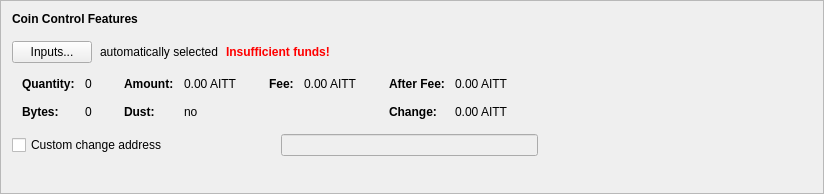
      <widget class="QFrame" name="frameCoinControl">
       <property name="sizePolicy">
        <sizepolicy hsizetype="Preferred" vsizetype="Fixed">
         <horstretch>0</horstretch>
         <verstretch>0</verstretch>
        </sizepolicy>
       </property>
       <property name="minimumSize">
        <size>
         <width>600</width>
         <height>194</height>
        </size>
       </property>
       <property name="frameShape">
        <enum>QFrame::StyledPanel</enum>
       </property>
       <property name="frameShadow">
        <enum>QFrame::Raised</enum>
       </property>
       <layout class="QVBoxLayout" name="verticalLayout_4">
        <item>
         <layout class="QVBoxLayout" name="verticalLayoutCoinControl" stretch="0,0,0,0,0">
          <property name="spacing">
           <number>0</number>
          </property>
          <property name="sizeConstraint">
           <enum>QLayout::SetDefaultConstraint</enum>
          </property>
          <property name="leftMargin">
           <number>0</number>
          </property>
          <property name="topMargin">
           <number>0</number>
          </property>
          <item>
           <layout class="QHBoxLayout" name="horizontalLayoutCoinControl1">
            <property name="bottomMargin">
             <number>15</number>
            </property>
            <item>
             <widget class="QLabel" name="labelCoinControlFeatures">
              <property name="sizePolicy">
               <sizepolicy hsizetype="Preferred" vsizetype="Maximum">
                <horstretch>0</horstretch>
                <verstretch>0</verstretch>
               </sizepolicy>
              </property>
              <property name="font">
               <font>
                <weight>75</weight>
                <bold>true</bold>
               </font>
              </property>
              <property name="styleSheet">
               <string notr="true">font-weight:bold;</string>
              </property>
              <property name="text">
               <string>Coin Control Features</string>
              </property>
             </widget>
            </item>
           </layout>
          </item>
          <item>
           <layout class="QHBoxLayout" name="horizontalLayoutCoinControl2" stretch="0,0,0,0">
            <property name="spacing">
             <number>8</number>
            </property>
            <property name="bottomMargin">
             <number>10</number>
            </property>
            <item>
             <widget class="QPushButton" name="pushButtonCoinControl">
              <property name="styleSheet">
               <string notr="true"/>
              </property>
              <property name="text">
               <string>Inputs...</string>
              </property>
              <property name="autoDefault">
               <bool>false</bool>
              </property>
             </widget>
            </item>
            <item>
             <widget class="QLabel" name="labelCoinControlAutomaticallySelected">
              <property name="text">
               <string>automatically selected</string>
              </property>
              <property name="margin">
               <number>5</number>
              </property>
             </widget>
            </item>
            <item>
             <widget class="QLabel" name="labelCoinControlInsuffFunds">
              <property name="font">
               <font>
                <weight>75</weight>
                <bold>true</bold>
               </font>
              </property>
              <property name="styleSheet">
               <string notr="true">color:red;font-weight:bold;</string>
              </property>
              <property name="text">
               <string>Insufficient funds!</string>
              </property>
              <property name="margin">
               <number>5</number>
              </property>
             </widget>
            </item>
            <item>
             <spacer name="horizontalSpacerCoinControl">
              <property name="orientation">
               <enum>Qt::Horizontal</enum>
              </property>
              <property name="sizeHint" stdset="0">
               <size>
                <width>40</width>
                <height>1</height>
               </size>
              </property>
             </spacer>
            </item>
           </layout>
          </item>
          <item>
           <widget class="QWidget" name="widgetCoinControl" native="true">
            <property name="sizePolicy">
             <sizepolicy hsizetype="Preferred" vsizetype="Preferred">
              <horstretch>0</horstretch>
              <verstretch>0</verstretch>
             </sizepolicy>
            </property>
            <property name="minimumSize">
             <size>
              <width>0</width>
              <height>0</height>
             </size>
            </property>
            <property name="styleSheet">
             <string notr="true"/>
            </property>
            <layout class="QHBoxLayout" name="horizontalLayoutCoinControl5">
             <property name="leftMargin">
              <number>0</number>
             </property>
             <property name="topMargin">
              <number>0</number>
             </property>
             <property name="rightMargin">
              <number>0</number>
             </property>
             <property name="bottomMargin">
              <number>0</number>
             </property>
             <item>
              <layout class="QHBoxLayout" name="horizontalLayoutCoinControl3" stretch="0,0,0,1">
               <property name="spacing">
                <number>20</number>
               </property>
               <property name="topMargin">
                <number>0</number>
               </property>
               <property name="bottomMargin">
                <number>10</number>
               </property>
               <item>
                <layout class="QFormLayout" name="formLayoutCoinControl1">
                 <property name="horizontalSpacing">
                  <number>10</number>
                 </property>
                 <property name="verticalSpacing">
                  <number>14</number>
                 </property>
                 <property name="leftMargin">
                  <number>10</number>
                 </property>
                 <property name="topMargin">
                  <number>4</number>
                 </property>
                 <property name="rightMargin">
                  <number>6</number>
                 </property>
                 <item row="0" column="0">
                  <widget class="QLabel" name="labelCoinControlQuantityText">
                   <property name="font">
                    <font>
                     <weight>75</weight>
                     <bold>true</bold>
                    </font>
                   </property>
                   <property name="text">
                    <string>Quantity:</string>
                   </property>
                   <property name="margin">
                    <number>0</number>
                   </property>
                  </widget>
                 </item>
                 <item row="0" column="1">
                  <widget class="QLabel" name="labelCoinControlQuantity">
                   <property name="cursor">
                    <cursorShape>IBeamCursor</cursorShape>
                   </property>
                   <property name="contextMenuPolicy">
                    <enum>Qt::ActionsContextMenu</enum>
                   </property>
                   <property name="text">
                    <string notr="true">0</string>
                   </property>
                   <property name="margin">
                    <number>0</number>
                   </property>
                   <property name="textInteractionFlags">
                    <set>Qt::LinksAccessibleByMouse|Qt::TextSelectableByKeyboard|Qt::TextSelectableByMouse</set>
                   </property>
                  </widget>
                 </item>
                 <item row="1" column="0">
                  <widget class="QLabel" name="labelCoinControlBytesText">
                   <property name="font">
                    <font>
                     <weight>75</weight>
                     <bold>true</bold>
                    </font>
                   </property>
                   <property name="text">
                    <string>Bytes:</string>
                   </property>
                  </widget>
                 </item>
                 <item row="1" column="1">
                  <widget class="QLabel" name="labelCoinControlBytes">
                   <property name="cursor">
                    <cursorShape>IBeamCursor</cursorShape>
                   </property>
                   <property name="contextMenuPolicy">
                    <enum>Qt::ActionsContextMenu</enum>
                   </property>
                   <property name="text">
                    <string notr="true">0</string>
                   </property>
                   <property name="textInteractionFlags">
                    <set>Qt::LinksAccessibleByMouse|Qt::TextSelectableByKeyboard|Qt::TextSelectableByMouse</set>
                   </property>
                  </widget>
                 </item>
                </layout>
               </item>
               <item>
                <layout class="QFormLayout" name="formLayoutCoinControl2">
                 <property name="horizontalSpacing">
                  <number>10</number>
                 </property>
                 <property name="verticalSpacing">
                  <number>14</number>
                 </property>
                 <property name="leftMargin">
                  <number>6</number>
                 </property>
                 <property name="topMargin">
                  <number>4</number>
                 </property>
                 <property name="rightMargin">
                  <number>6</number>
                 </property>
                 <item row="0" column="0">
                  <widget class="QLabel" name="labelCoinControlAmountText">
                   <property name="font">
                    <font>
                     <weight>75</weight>
                     <bold>true</bold>
                    </font>
                   </property>
                   <property name="text">
                    <string>Amount:</string>
                   </property>
                   <property name="margin">
                    <number>0</number>
                   </property>
                  </widget>
                 </item>
                 <item row="0" column="1">
                  <widget class="QLabel" name="labelCoinControlAmount">
                   <property name="cursor">
                    <cursorShape>IBeamCursor</cursorShape>
                   </property>
                   <property name="contextMenuPolicy">
                    <enum>Qt::ActionsContextMenu</enum>
                   </property>
                   <property name="text">
                    <string notr="true">0.00 AITT</string>
                   </property>
                   <property name="textInteractionFlags">
                    <set>Qt::LinksAccessibleByMouse|Qt::TextSelectableByKeyboard|Qt::TextSelectableByMouse</set>
                   </property>
                  </widget>
                 </item>
                 <item row="1" column="0">
                  <widget class="QLabel" name="labelCoinControlLowOutputText">
                   <property name="font">
                    <font>
                     <weight>75</weight>
                     <bold>true</bold>
                    </font>
                   </property>
                   <property name="text">
                    <string>Dust:</string>
                   </property>
                  </widget>
                 </item>
                 <item row="1" column="1">
                  <widget class="QLabel" name="labelCoinControlLowOutput">
                   <property name="cursor">
                    <cursorShape>IBeamCursor</cursorShape>
                   </property>
                   <property name="contextMenuPolicy">
                    <enum>Qt::ActionsContextMenu</enum>
                   </property>
                   <property name="text">
                    <string notr="true">no</string>
                   </property>
                   <property name="textInteractionFlags">
                    <set>Qt::LinksAccessibleByMouse|Qt::TextSelectableByKeyboard|Qt::TextSelectableByMouse</set>
                   </property>
                  </widget>
                 </item>
                </layout>
               </item>
               <item>
                <layout class="QFormLayout" name="formLayoutCoinControl3">
                 <property name="horizontalSpacing">
                  <number>10</number>
                 </property>
                 <property name="verticalSpacing">
                  <number>14</number>
                 </property>
                 <property name="leftMargin">
                  <number>6</number>
                 </property>
                 <property name="topMargin">
                  <number>4</number>
                 </property>
                 <property name="rightMargin">
                  <number>6</number>
                 </property>
                 <item row="0" column="0">
                  <widget class="QLabel" name="labelCoinControlFeeText">
                   <property name="font">
                    <font>
                     <weight>75</weight>
                     <bold>true</bold>
                    </font>
                   </property>
                   <property name="text">
                    <string>Fee:</string>
                   </property>
                   <property name="margin">
                    <number>0</number>
                   </property>
                  </widget>
                 </item>
                 <item row="0" column="1">
                  <widget class="QLabel" name="labelCoinControlFee">
                   <property name="cursor">
                    <cursorShape>IBeamCursor</cursorShape>
                   </property>
                   <property name="contextMenuPolicy">
                    <enum>Qt::ActionsContextMenu</enum>
                   </property>
                   <property name="text">
                    <string notr="true">0.00 AITT</string>
                   </property>
                   <property name="textInteractionFlags">
                    <set>Qt::LinksAccessibleByMouse|Qt::TextSelectableByKeyboard|Qt::TextSelectableByMouse</set>
                   </property>
                  </widget>
                 </item>
                </layout>
               </item>
               <item>
                <layout class="QFormLayout" name="formLayoutCoinControl4">
                 <property name="horizontalSpacing">
                  <number>10</number>
                 </property>
                 <property name="verticalSpacing">
                  <number>14</number>
                 </property>
                 <property name="leftMargin">
                  <number>6</number>
                 </property>
                 <property name="topMargin">
                  <number>4</number>
                 </property>
                 <property name="rightMargin">
                  <number>6</number>
                 </property>
                 <item row="0" column="0">
                  <widget class="QLabel" name="labelCoinControlAfterFeeText">
                   <property name="font">
                    <font>
                     <weight>75</weight>
                     <bold>true</bold>
                    </font>
                   </property>
                   <property name="text">
                    <string>After Fee:</string>
                   </property>
                   <property name="margin">
                    <number>0</number>
                   </property>
                  </widget>
                 </item>
                 <item row="0" column="1">
                  <widget class="QLabel" name="labelCoinControlAfterFee">
                   <property name="cursor">
                    <cursorShape>IBeamCursor</cursorShape>
                   </property>
                   <property name="contextMenuPolicy">
                    <enum>Qt::ActionsContextMenu</enum>
                   </property>
                   <property name="text">
                    <string notr="true">0.00 AITT</string>
                   </property>
                   <property name="textInteractionFlags">
                    <set>Qt::LinksAccessibleByMouse|Qt::TextSelectableByKeyboard|Qt::TextSelectableByMouse</set>
                   </property>
                  </widget>
                 </item>
                 <item row="1" column="0">
                  <widget class="QLabel" name="labelCoinControlChangeText">
                   <property name="font">
                    <font>
                     <weight>75</weight>
                     <bold>true</bold>
                    </font>
                   </property>
                   <property name="text">
                    <string>Change:</string>
                   </property>
                  </widget>
                 </item>
                 <item row="1" column="1">
                  <widget class="QLabel" name="labelCoinControlChange">
                   <property name="cursor">
                    <cursorShape>IBeamCursor</cursorShape>
                   </property>
                   <property name="contextMenuPolicy">
                    <enum>Qt::ActionsContextMenu</enum>
                   </property>
                   <property name="text">
                    <string notr="true">0.00 AITT</string>
                   </property>
                   <property name="textInteractionFlags">
                    <set>Qt::LinksAccessibleByMouse|Qt::TextSelectableByKeyboard|Qt::TextSelectableByMouse</set>
                   </property>
                  </widget>
                 </item>
                </layout>
               </item>
              </layout>
             </item>
            </layout>
           </widget>
          </item>
          <item>
           <layout class="QHBoxLayout" name="horizontalLayoutCoinControl4" stretch="0,0,0">
            <property name="spacing">
             <number>12</number>
            </property>
            <property name="sizeConstraint">
             <enum>QLayout::SetDefaultConstraint</enum>
            </property>
            <property name="topMargin">
             <number>5</number>
            </property>
            <property name="rightMargin">
             <number>5</number>
            </property>
            <item>
             <widget class="QCheckBox" name="checkBoxCoinControlChange">
              <property name="toolTip">
               <string>If this is activated, but the change address is empty or invalid, change will be sent to a newly generated address.</string>
              </property>
              <property name="text">
               <string>Custom change address</string>
              </property>
             </widget>
            </item>
            <item>
             <widget class="QValidatedLineEdit" name="lineEditCoinControlChange">
              <property name="enabled">
               <bool>false</bool>
              </property>
              <property name="sizePolicy">
               <sizepolicy hsizetype="Ignored" vsizetype="Fixed">
                <horstretch>0</horstretch>
                <verstretch>0</verstretch>
               </sizepolicy>
              </property>
             </widget>
            </item>
            <item>
             <widget class="QLabel" name="labelCoinControlChangeLabel">
              <property name="sizePolicy">
               <sizepolicy hsizetype="Preferred" vsizetype="Expanding">
                <horstretch>0</horstretch>
                <verstretch>0</verstretch>
               </sizepolicy>
              </property>
              <property name="minimumSize">
               <size>
                <width>0</width>
                <height>0</height>
               </size>
              </property>
              <property name="text">
               <string/>
              </property>
              <property name="margin">
               <number>3</number>
              </property>
             </widget>
            </item>
           </layout>
          </item>
          <item>
           <spacer name="verticalSpacerCoinControl">
            <property name="orientation">
             <enum>Qt::Vertical</enum>
            </property>
            <property name="sizeType">
             <enum>QSizePolicy::Expanding</enum>
            </property>
            <property name="sizeHint" stdset="0">
             <size>
              <width>800</width>
              <height>1</height>
             </size>
            </property>
           </spacer>
          </item>
         </layout>
        </item>
       </layout>
      </widget>
